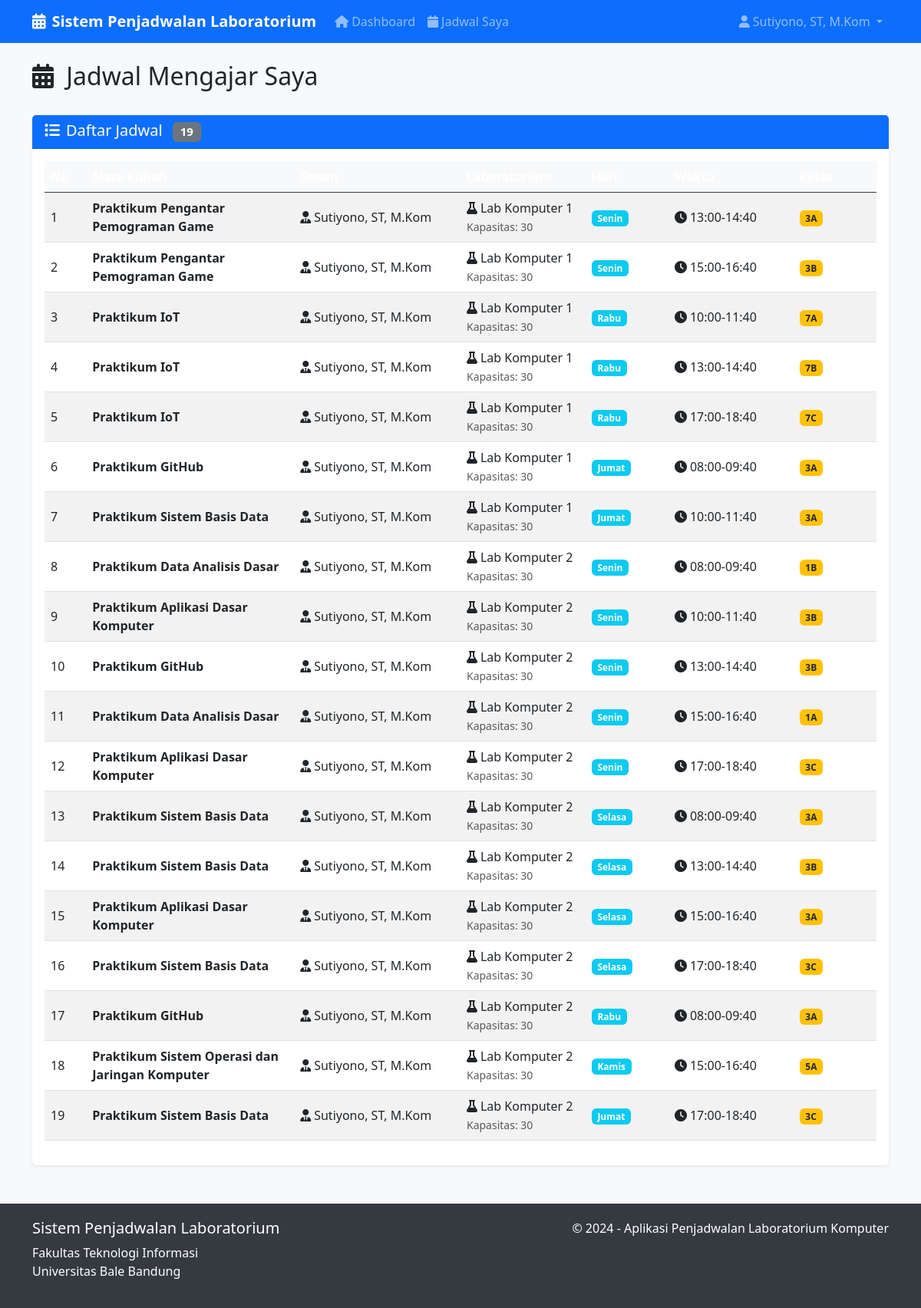
The page /schedules (signed in) on the database its author committed.
### app.py (models this page shows)
class User(db.Model):
    id = db.Column(db.Integer, primary_key=True)
    username = db.Column(db.String(80), unique=True, nullable=False)
    password = db.Column(db.String(120), nullable=False)
    role = db.Column(db.String(20), nullable=False)  # admin, staff, lecturer
    full_name = db.Column(db.String(100), nullable=False)
    schedules = db.relationship('Schedule', backref='lecturer', lazy=True)

class Schedule(db.Model):
    id = db.Column(db.Integer, primary_key=True)
    course_id = db.Column(db.Integer, db.ForeignKey('course.id'), nullable=False)
    lecturer_id = db.Column(db.Integer, db.ForeignKey('user.id'), nullable=False)
    lab_id = db.Column(db.Integer, db.ForeignKey('lab.id'), nullable=False)
    day = db.Column(db.String(10), nullable=False)  # Senin, Selasa, etc.
    time_slot = db.Column(db.String(20), nullable=False)  # 08:00-10:00, etc.
    class_name = db.Column(db.String(5), nullable=False)  # A, B, C
    created_at = db.Column(db.DateTime, default=datetime.utcnow)

class Course(db.Model):
    id = db.Column(db.Integer, primary_key=True)
    code = db.Column(db.String(20), unique=True, nullable=False)
    course_name = db.Column(db.String(100), nullable=False)
    semester = db.Column(db.Integer, nullable=False)  # 1-8
    sks = db.Column(db.Integer, nullable=False)  # 1-4
    schedules = db.relationship('Schedule', backref='course', lazy=True)

class Lab(db.Model):
    id = db.Column(db.Integer, primary_key=True)
    lab_name = db.Column(db.String(50), nullable=False)
    capacity = db.Column(db.Integer, nullable=False)
    schedules = db.relationship('Schedule', backref='laboratory', lazy=True)

### app.py (the view)
@app.route('/schedules')
def schedules():
    if 'user_id' not in session:
        return redirect(url_for('login'))
    user = User.query.get(session['user_id'])
    query = Schedule.query
    if user.role == 'lecturer':
        query = query.filter_by(lecturer_id=user.id)
    lab_id = request.args.get('lab_id')
    day = request.args.get('day')
    semester = request.args.get('semester')
    class_name = request.args.get('class_name')
    if lab_id:
        query = query.filter_by(lab_id=lab_id)
    if day:
        query = query.filter_by(day=day)
    if class_name:
        query = query.filter_by(class_name=class_name)
    if semester:
        query = query.join(Course).filter(Course.semester == semester)
    schedules = query.all()
    return render_template('schedules.html', schedules=schedules, user=user, labs=Lab.query.all())

### templates/schedules.html (shortened to what this page needs)
{% extends "base.html" %}
{% block content %}
<div class="row">
    <div class="col-12">
        <div class="d-flex justify-content-between align-items-center mb-4">
            <h2>
                <i class="fas fa-calendar-alt me-2"></i>
                {% if user.role == 'lecturer' %}Jadwal Mengajar Saya{% else %}Manajemen Jadwal{% endif %}
            </h2>
        </div>
    </div>
</div>
<div class="row">
    <div class="col-12">
        <div class="card">
            <div class="card-header">
                <h5 class="mb-0">
                    <i class="fas fa-list me-2"></i>Daftar Jadwal
                    {% if schedules %}
                    <span class="badge bg-secondary ms-2">{{ schedules|length }}</span>
                    {% endif %}
                </h5>
            </div>
            <div class="card-body">
                {% if schedules %}
                <div class="table-responsive">
                    <table class="table table-striped table-hover align-middle">
                        <thead class="table-dark">
                            <tr>
                                <th style="width: 5%">No</th>
                                <th style="width: 25%">Mata Kuliah</th>
                                <th style="width: 20%">Dosen</th>
                                <th style="width: 15%">Laboratorium</th>
                                <th style="width: 10%">Hari</th>
                                <th style="width: 15%">Waktu</th>
                                <th style="width: 10%">Kelas</th>
                            </tr>
                        </thead>
                        <tbody>
                            {% for schedule in schedules %}
                            <tr>
                                <td>{{ loop.index }}</td>
                                <td>
                                    <strong>{{ schedule.course.course_name }}</strong>
                                </td>
                                <td>
                                    <i class="fas fa-user-tie me-1"></i>{{ schedule.lecturer.full_name }}
                                </td>
                                <td>
                                    <i class="fas fa-flask me-1"></i>{{ schedule.laboratory.lab_name }}
                                    <br><small class="text-muted">Kapasitas: {{ schedule.laboratory.capacity }}</small>
                                </td>
                                <td>
                                    <span class="badge bg-info">{{ schedule.day }}</span>
                                </td>
                                <td>
                                    <i class="fas fa-clock me-1"></i>{{ schedule.time_slot }}
                                </td>
                                <td>
                                    <span class="badge bg-warning text-dark">{{ schedule.course.semester }}{{
                                        schedule.class_name }}</span>
                                </td>
                            </tr>
                            {% endfor %}
                        </tbody>
                    </table>
                </div>
                {% endif %}
            </div>
        </div>
    </div>
</div>
{% endblock %}

### templates/base.html (shortened to what this page needs)
<!DOCTYPE html>
<html lang="id">
<head>
    <link href="https://cdn.jsdelivr.net/npm/bootstrap@5.3.0/dist/css/bootstrap.min.css" rel="stylesheet">
    <link href="https://cdnjs.cloudflare.com/ajax/libs/font-awesome/6.0.0/css/all.min.css" rel="stylesheet">
</head>
<body>
    <nav class="navbar navbar-expand-lg navbar-dark bg-primary">
        <div class="container">
            <a class="navbar-brand" href="{{ url_for('dashboard') }}">
                <i class="fas fa-calendar-alt me-2"></i>Sistem Penjadwalan Laboratorium
            </a>
            {% if session.user_id %}
            <div class="collapse navbar-collapse" id="navbarNav">
                <ul class="navbar-nav me-auto">
                    <li class="nav-item">
                        <a class="nav-link" href="{{ url_for('dashboard') }}">
                            <i class="fas fa-home me-1"></i>Dashboard
                        </a>
                    </li>
                    {% if session.role == 'lecturer' %}
                    <li class="nav-item">
                        <a class="nav-link" href="{{ url_for('schedules') }}">
                            <i class="fas fa-calendar me-1"></i>Jadwal Saya
                        </a>
                    </li>
                    {% endif %}
                </ul>
                <ul class="navbar-nav">
                    <li class="nav-item dropdown">
                        <a class="nav-link dropdown-toggle" href="#" role="button" data-bs-toggle="dropdown">
                            <i class="fas fa-user me-1"></i>{{ session.full_name }}
                        </a>
                    </li>
                </ul>
            </div>
            {% endif %}
        </div>
    </nav>
    <div class="container mt-4">
        {% block content %}{% endblock %}
    </div>
    <footer class="footer">
        <div class="container">
            <div class="row">
                <div class="col-md-6">
                    <h5>Sistem Penjadwalan Laboratorium</h5>
                    <p>Fakultas Teknologi Informasi<br>Universitas Bale Bandung</p>
                </div>
                <div class="col-md-6 text-md-end">
                    <p>&copy; 2024 - Aplikasi Penjadwalan Laboratorium Komputer</p>
                </div>
            </div>
        </div>
    </footer>
</body>
</html>

### templates/base.html (style rules this page uses)
body { background-color: #f8f9fa; }
.navbar-brand { font-weight: bold; }
.card { box-shadow: 0 0.125rem 0.25rem rgba(0, 0, 0, 0.075); border: none; }
.card-header { background-color: #0d6efd; color: white; font-weight: 600; }
.table th { background-color: #f8f9fa; border-top: none; }
.footer { background-color: #343a40; color: white; padding: 20px 0; margin-top: 50px; }

### rows shown on the page
User: full_name "Sutiyono, ST, M.Kom"
Schedule: course.course_name "Praktikum Pengantar Pemograman Game", lecturer.full_name "Sutiyono, ST, M.Kom", laboratory.lab_name "Lab Komputer 1", laboratory.capacity "30", day "Senin", time_slot "13:00-14:40", course.semester "3", class_name "A"
Schedule: course.course_name "Praktikum Pengantar Pemograman Game", lecturer.full_name "Sutiyono, ST, M.Kom", laboratory.lab_name "Lab Komputer 1", laboratory.capacity "30", day "Senin", time_slot "15:00-16:40", course.semester "3", class_name "B"
Schedule: course.course_name "Praktikum IoT", lecturer.full_name "Sutiyono, ST, M.Kom", laboratory.lab_name "Lab Komputer 1", laboratory.capacity "30", day "Rabu", time_slot "10:00-11:40", course.semester "7", class_name "A"
Schedule: course.course_name "Praktikum IoT", lecturer.full_name "Sutiyono, ST, M.Kom", laboratory.lab_name "Lab Komputer 1", laboratory.capacity "30", day "Rabu", time_slot "13:00-14:40", course.semester "7", class_name "B"
Schedule: course.course_name "Praktikum IoT", lecturer.full_name "Sutiyono, ST, M.Kom", laboratory.lab_name "Lab Komputer 1", laboratory.capacity "30", day "Rabu", time_slot "17:00-18:40", course.semester "7", class_name "C"
Schedule: course.course_name "Praktikum GitHub", lecturer.full_name "Sutiyono, ST, M.Kom", laboratory.lab_name "Lab Komputer 1", laboratory.capacity "30", day "Jumat", time_slot "08:00-09:40", course.semester "3", class_name "A"
Schedule: course.course_name "Praktikum Sistem Basis Data", lecturer.full_name "Sutiyono, ST, M.Kom", laboratory.lab_name "Lab Komputer 1", laboratory.capacity "30", day "Jumat", time_slot "10:00-11:40", course.semester "3", class_name "A"
Schedule: course.course_name "Praktikum Data Analisis Dasar", lecturer.full_name "Sutiyono, ST, M.Kom", laboratory.lab_name "Lab Komputer 2", laboratory.capacity "30", day "Senin", time_slot "08:00-09:40", course.semester "1", class_name "B"
Schedule: course.course_name "Praktikum Aplikasi Dasar Komputer", lecturer.full_name "Sutiyono, ST, M.Kom", laboratory.lab_name "Lab Komputer 2", laboratory.capacity "30", day "Senin", time_slot "10:00-11:40", course.semester "3", class_name "B"
Schedule: course.course_name "Praktikum GitHub", lecturer.full_name "Sutiyono, ST, M.Kom", laboratory.lab_name "Lab Komputer 2", laboratory.capacity "30", day "Senin", time_slot "13:00-14:40", course.semester "3", class_name "B"
Schedule: course.course_name "Praktikum Data Analisis Dasar", lecturer.full_name "Sutiyono, ST, M.Kom", laboratory.lab_name "Lab Komputer 2", laboratory.capacity "30", day "Senin", time_slot "15:00-16:40", course.semester "1", class_name "A"
Schedule: course.course_name "Praktikum Aplikasi Dasar Komputer", lecturer.full_name "Sutiyono, ST, M.Kom", laboratory.lab_name "Lab Komputer 2", laboratory.capacity "30", day "Senin", time_slot "17:00-18:40", course.semester "3", class_name "C"
Schedule: course.course_name "Praktikum Sistem Basis Data", lecturer.full_name "Sutiyono, ST, M.Kom", laboratory.lab_name "Lab Komputer 2", laboratory.capacity "30", day "Selasa", time_slot "08:00-09:40", course.semester "3", class_name "A"
Schedule: course.course_name "Praktikum Sistem Basis Data", lecturer.full_name "Sutiyono, ST, M.Kom", laboratory.lab_name "Lab Komputer 2", laboratory.capacity "30", day "Selasa", time_slot "13:00-14:40", course.semester "3", class_name "B"
Schedule: course.course_name "Praktikum Aplikasi Dasar Komputer", lecturer.full_name "Sutiyono, ST, M.Kom", laboratory.lab_name "Lab Komputer 2", laboratory.capacity "30", day "Selasa", time_slot "15:00-16:40", course.semester "3", class_name "A"
Schedule: course.course_name "Praktikum Sistem Basis Data", lecturer.full_name "Sutiyono, ST, M.Kom", laboratory.lab_name "Lab Komputer 2", laboratory.capacity "30", day "Selasa", time_slot "17:00-18:40", course.semester "3", class_name "C"
Schedule: course.course_name "Praktikum GitHub", lecturer.full_name "Sutiyono, ST, M.Kom", laboratory.lab_name "Lab Komputer 2", laboratory.capacity "30", day "Rabu", time_slot "08:00-09:40", course.semester "3", class_name "A"
Schedule: course.course_name "Praktikum Sistem Operasi dan Jaringan Komputer", lecturer.full_name "Sutiyono, ST, M.Kom", laboratory.lab_name "Lab Komputer 2", laboratory.capacity "30", day "Kamis", time_slot "15:00-16:40", course.semester "5", class_name "A"
Schedule: course.course_name "Praktikum Sistem Basis Data", lecturer.full_name "Sutiyono, ST, M.Kom", laboratory.lab_name "Lab Komputer 2", laboratory.capacity "30", day "Jumat", time_slot "17:00-18:40", course.semester "3", class_name "C"

### other values the page prints
{{ schedules|length }} "19"
